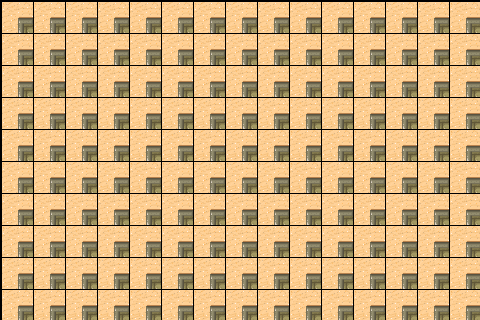

Rendered tile map (Tiled .tmx) drawn with the repository's tilesets; below, a short description and the map source with its tile grids summarised:
An orthogonal 15x10 tile map with 32x32 px tiles, 1 tile layer (firstLayer).

<map version="1.0" orientation="orthogonal" width="15" height="10" tilewidth="32" tileheight="32">
 <tileset firstgid="1" name="tmw_desert_spacing" tilewidth="32" tileheight="32">
  <tileoffset x="1" y="1" />
  <image source="./tmw_desert_spacing.png" width="265" height="199" />
 </tileset>
 <layer name="firstLayer" width="15" height="10">
  <data>[150 cells, 150 non-empty, 1 distinct tile ids]</data>
 </layer>
</map>
